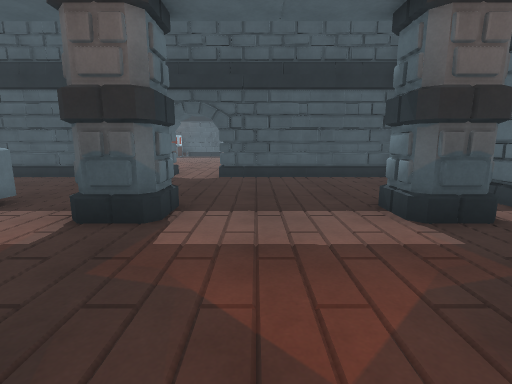
View 1 (above)

13 first-person views from a walk through a 3-D level made in the Unity game engine. The camera is 1.4 m above the floor, tilts 10° down and sees 85° across. Doors are open. The floor is counted in squares, 1 m on a side. Each view is taken from the middle of a square. On the plan, view 1 faces up. The plan holds only what a view shows up to about 14 squares ahead; the rest is blank. The place goes on beyond the plan. The player character is not drawn.

View 2
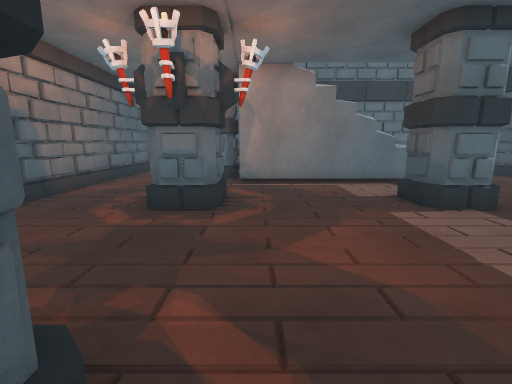

View 3
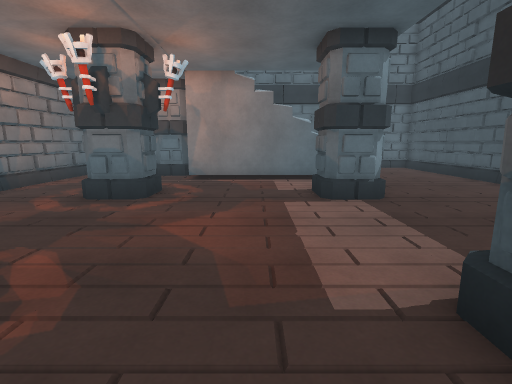

View 4
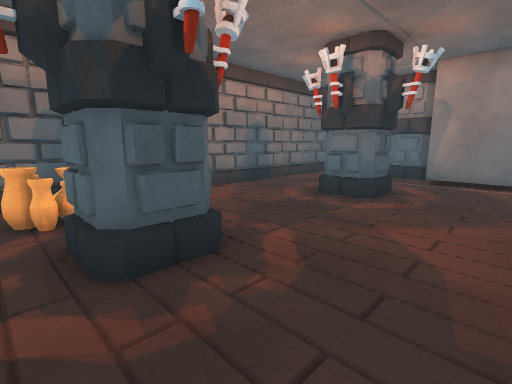

View 5
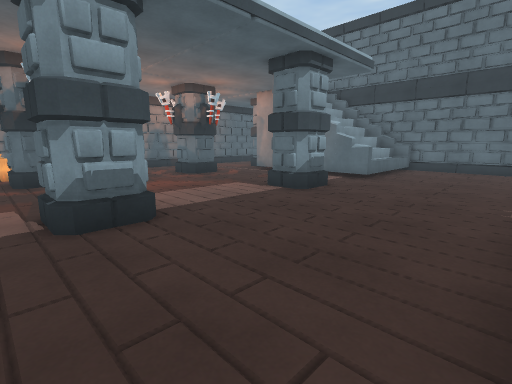

View 6
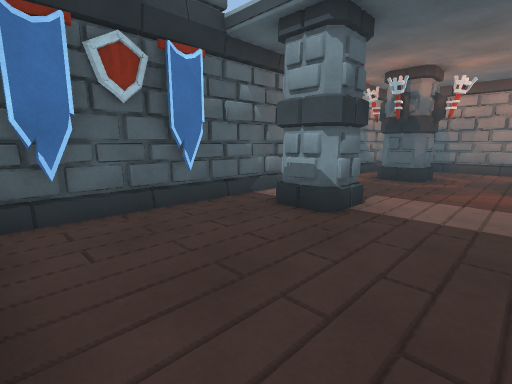

View 7
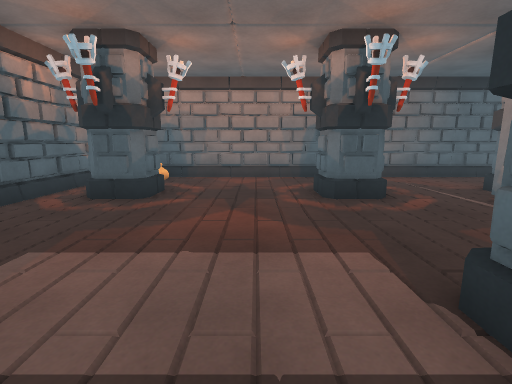

View 8
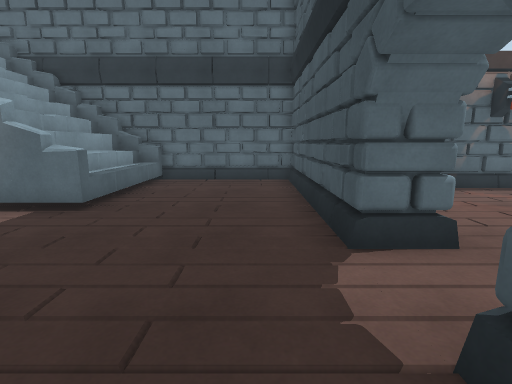

View 9
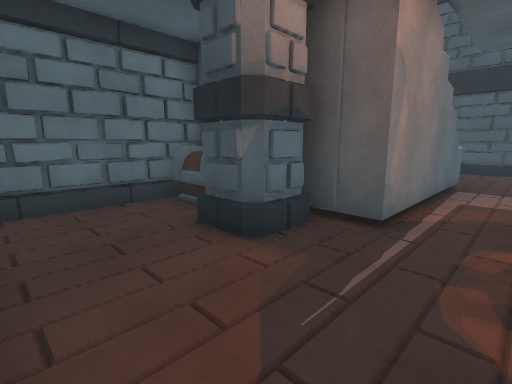

View 10
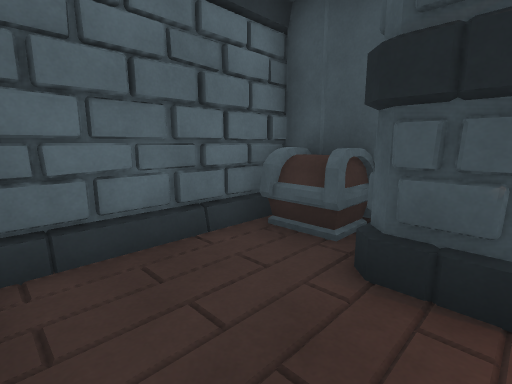

View 11
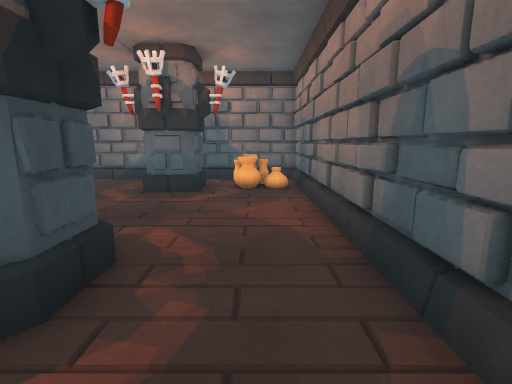

View 12
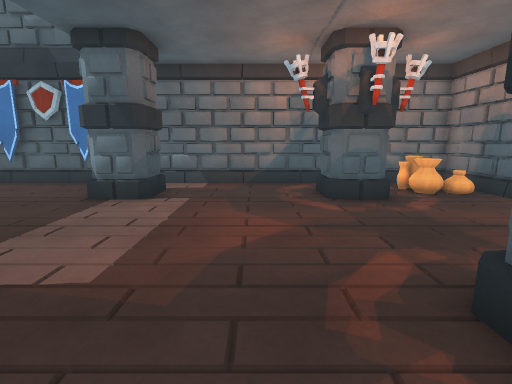

View 13
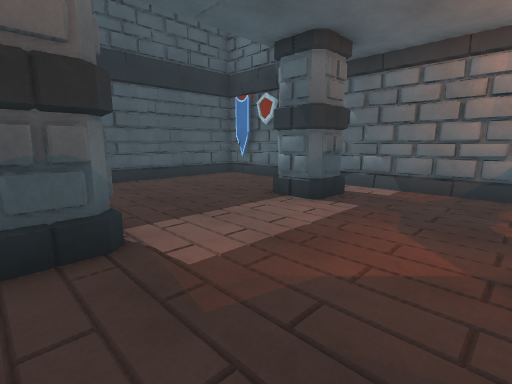

### Floor plan
Key: @ floor where view 1 was taken; # wall or solid block; . floor; / step, stairs or slope; ^ raised ledge; B banner; P pillar; T pot; O other object.
Columns run from 11 left of view 1 to 6 right of it. Each row starts with its distance up from view 1.
 17    ..
 16    ...
 15     ...
 14      .....
 13       ....
 12 ########..########
 11 #///////..///////#
 10 #...............B#
  9 #................#
  8 #...............B#
  7 #................#
  6 #^^^^^..PP....PP.#
  5  ^^^^^..PP....PP.#
  4      #...........#
  3      #...........#
  2      #...........#
  1 ######...........#
  0 #OOPP...PP.@..PP.#
 -1 #..PP...PP....PP.#
 -2 #................#
 -3 #..............TT#
 -4 #..............###
 -5 #################

Where each view was taken, in squares from view 1:
view 1: 0 up, 0 right, facing up
view 2: 1 up, 4 right, facing left
view 3: 3 up, 5 right, facing left
view 4: 3 up, 5 right, facing down-left
view 5: 11 up, 5 right, facing down-left
view 6: 11 up, 0 right, facing down-right
view 7: 7 up, 0 right, facing down
view 8: 10 up, 0 right, facing left
view 9: 4 down, 4 left, facing up-left
view 10: 4 down, 7 left, facing up-left
view 11: 3 down, 5 left, facing right
view 12: 2 up, 4 left, facing right
view 13: 1 up, 3 left, facing up-right
